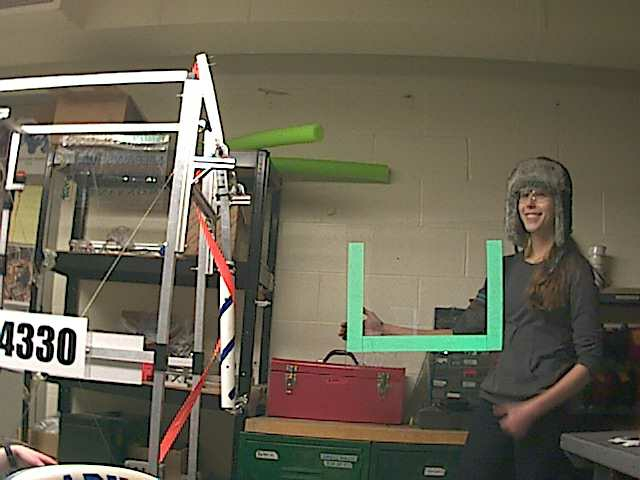
//> input picture images/reflective.jpg, 640 x 480 px, given in place of the camera
$ ./capture   (built with g++ and OpenCV 4)
//> lines starting //> are read from the running program, lines starting //| are printed output that depends on the picture; after the words box and inside, x2 and y2 are one past the last pixel; in counts of white or black regions, pixels touching at a corner belong together
#include <iostream>
#include "opencv2/opencv.hpp"
using namespace std;
using namespace cv;

const char* capture_window = "Capture Window";
const char* binary_window = "Binary Image";
const char* clean_window = "Cleaned Image";

int main( ) {
  VideoCapture capture(1);
  // want 1920X1080 ?
  capture.set(CV_CAP_PROP_FRAME_WIDTH, 640);
  capture.set(CV_CAP_PROP_FRAME_HEIGHT, 480);
  capture.set(CV_CAP_PROP_FPS, 10);
  if(!capture.isOpened()) {
    cout << "Failed to connect to the camera." << endl;
  }
  namedWindow(capture_window, CV_WINDOW_AUTOSIZE);
  namedWindow(binary_window, CV_WINDOW_AUTOSIZE);
  namedWindow( clean_window, CV_WINDOW_AUTOSIZE );
  Mat frame, hsv, binary, tmpBinary, clean;
  while(true) {
    capture >> frame;
//> frame is the input picture: 480 rows x 640 cols, CV_8UC3; mean B, G, R 83.8, 101.1, 106.4
    if(frame.empty()) {
      cout << "failed to capture an image" << endl;
      return -1;
    }
    imshow(capture_window, frame);

    cvtColor(frame, hsv, CV_BGR2HSV);
//> hsv: 480 rows x 640 cols, CV_8UC3; mean H, S, V 32.8, 69.4, 110
    inRange(hsv, Scalar(30,22,158), Scalar(100,255,255), binary);
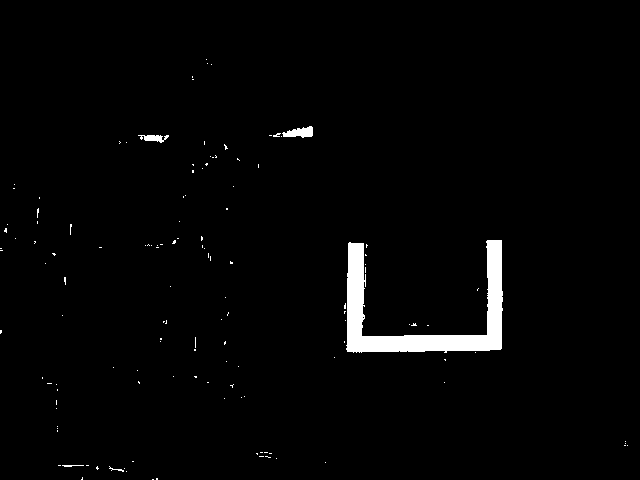
//> binary: 480 rows x 640 cols, CV_8UC1; 2.1% white; 132 white regions (127 under 20 px)
    imshow(binary_window, binary);

    std::vector < std::vector<Point> > contours;
    std::vector < std::vector<Point> > filteredContours;
    tmpBinary = binary.clone();
    findContours(tmpBinary, contours, RETR_LIST, CHAIN_APPROX_NONE);
//> contours = 133 contours, 130 with area under 20; largest, box (x1, y1, x2, y2) and area: (346, 240, 503, 353) 5082, (282, 126, 313, 138) 199, (138, 135, 169, 143) 103
    tmpBinary.release();
    cvtColor( binary, clean, CV_GRAY2RGB );
//> clean: 480 rows x 640 cols, CV_8UC3; 2.1% white; 132 white regions (127 under 20 px), largest, box (x1, y1, x2, y2) and area: (346, 240, 503, 353) 5452, (282, 126, 313, 138) 236, (138, 135, 169, 143) 143, (62, 465, 84, 467) 30, (109, 466, 124, 472) 25
    clean.setTo(Scalar(255,255,255));
//> clean: 480 rows x 640 cols, CV_8UC3; every value is 255

    for (size_t contourIdx = 0; contourIdx < contours.size(); contourIdx++) {
      Point2d center;
      Moments moms = moments(Mat(contours[contourIdx]));

      // filter blobs which are too small
      double area = moms.m00;
      if ( area < 500 ) {
        continue;
      }
      center = Point2d(moms.m10 / moms.m00, moms.m01 / moms.m00);
      circle(clean, center, 2, Scalar(0), 2, 8, 0);
      filteredContours.push_back(contours[contourIdx]);
    }
//> this loop made 133 passes
//> (area, center) on pass 93: (5082.5, Point(422.5, 313.4))
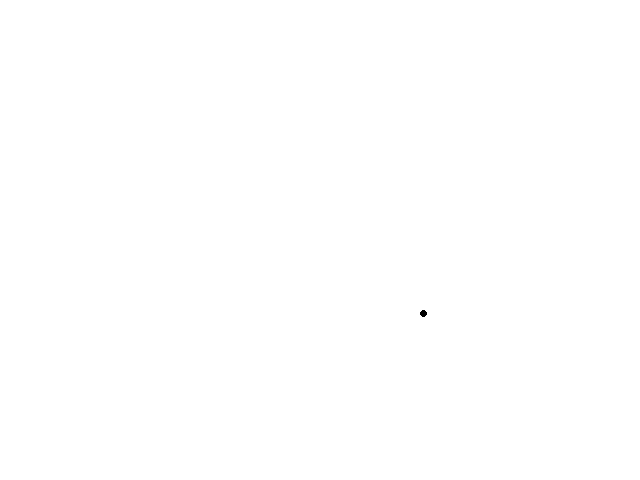
//> clean: 480 rows x 640 cols, CV_8UC3; 100% white; 1 black region, box (x1, y1, x2, y2) and area: (420, 310, 427, 317) 37

    drawContours( clean, filteredContours, -1, Scalar(0,255,0) );
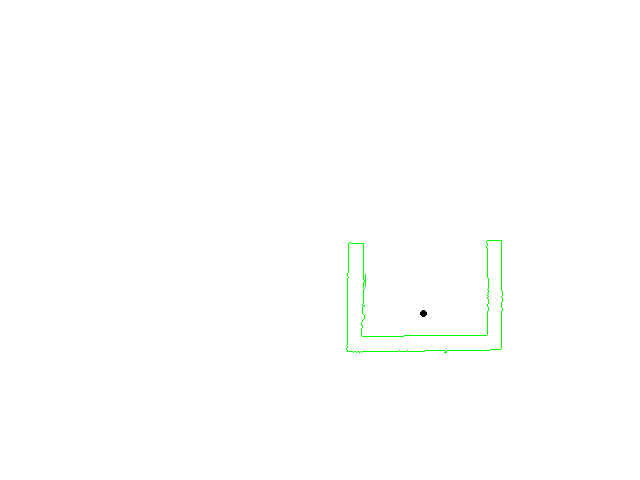
//> clean: 480 rows x 640 cols, CV_8UC3; 0.24% of pixels changed, all inside (x1, y1, x2, y2) = (346, 240, 503, 353)
    imshow(clean_window, clean);
  }
  return(0);
}
